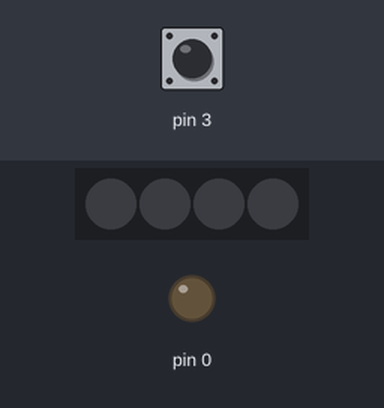
This sketch was run on a simulated Arduino Uno, built with avr-gcc and run on an emulated ATmega328P. Shown: 4 RGB LEDs in strip order, left to right, output pins drawn as LEDs (lit = HIGH). Inputs (shaded band) come from the test bench; at power-on: pin 3 LOW. Dim RGB values are drawn brighter than linear.

Above: at 0.1 s.
At 1.8 s:
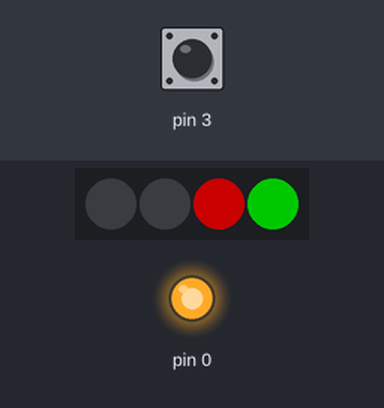
1.9 s: pin 3 pulsed HIGH 5 times (0.12 s each, 0.3 s apart)
At 4.2 s:
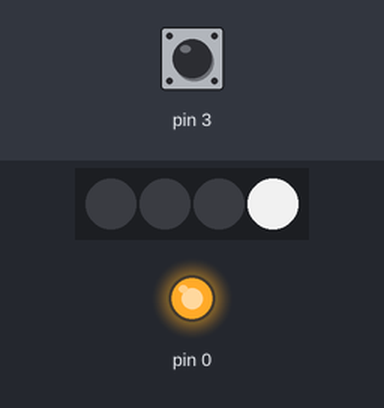
Timing chart, 0 to 10.9 s (numbered marks = the images above; inputs shaded):
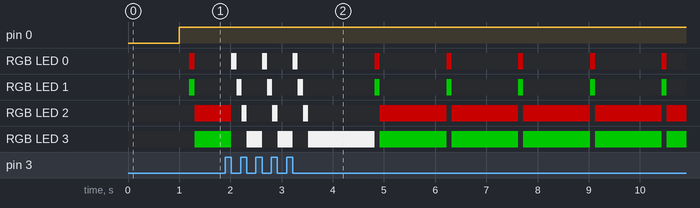

The sketch:

rc_rgb_led.ino
```cpp
//
// Code von: http://meineweltinmeinemkopf.blogspot.de/2015/04/beleuchtung-mit-dem-attiny-45.html
//
// NeoPixel Bibliothek hinzufügen für die Ansteuerung der WS2812B LED Streifen
#include <Adafruit_NeoPixel.h>

// Instanz initialisieren
// Parameter Angaben:
// 1. Anzahl für verwendeter RGB LEDs
// 2. Auf welchen Pin soll verwendet werden.
// 3. Auswahl zwischen RGB, GRB oder BRG und verwendeter Takt 400KHz oder 800KHz
Adafruit_NeoPixel pixels = Adafruit_NeoPixel(4, 2, NEO_GRB + NEO_KHZ800);

// Helligkeit einstellen. Kann von 0 bis Maximal 255 festgelegt werden.
// Bei Maximaler Ausleuchtung ist zu prüfen, ob die Maximale Stromabnahme erreicht wird.
const int brightness = 100;

// Helligkeit bei verwendung der WS2812b, wenn sie weis auf blitzen sollen.
// Bei 210 wird die Maximale Stromabnahme überschritten.
// Darf nur kurz verwendet werden, ansonsten brennt der Spannungsregler durch.
const int brightnessWhite = 210;

// Wird zum festlegen des Licht Einstellung verwendet.
// Damit die Einstellung funktioniert,
// muss an der Fernsteuerung einmal hin und her Geschaltet oder gedreht werden,
// um die längste Pulslänge zu ermitteln.
static unsigned long maxPwmIn = 2;

void setup() {
  // Signal von der Fernsteuerung aufnehmen.
  pinMode(3, INPUT);
  // Positionslichter schalten
  pinMode(0, OUTPUT);

  // RGB LEDs Stribes starten
  pixels.begin();
  pixels.show();
}

void loop() {

  // Signal von der Fernsteuerung einlesen.
  // Für die Verwendung sollte ein Schalter genutzt werden.
  unsigned long pwmIn =  pulseIn(3, HIGH);
  // Wird zum Anlernen verwendet. Durch festlegen der maximalen Pulslänge
  // können zwei Zustände verwendet werden.
  if (pwmIn > maxPwmIn) {
    maxPwmIn = pwmIn;
  }

  // Wenn das Signal kürzer ist als der Maximalen Pulslänge.
  if (pwmIn < maxPwmIn - 100) {
    // Positionslichter einschalten
    // (Bei verwendung von NPN Transisitor, kann die '255 -' weg)
    analogWrite(0, 255 - brightness); delay(100);
    // Ausschalten (Bei NPN, den Wert auf 0 setzen.)
    analogWrite(0, 255); delay(100);

    // RGB LED Streifen ansteuern.
    // Rot und Grün
    allRGB_LED_Off();
    pixels.setPixelColor(0, pixels.Color(brightness, 0, 0));
    pixels.setPixelColor(1, pixels.Color(0, brightness, 0));
    pixels.show();
    delay(100);
    allRGB_LED_Off();
    pixels.setPixelColor(2, pixels.Color(brightness, 0, 0));
    pixels.setPixelColor(3, pixels.Color(0, brightness, 0));
    pixels.show();
    delay(100);
  }
  else
  {
    // Positionslichter ausschalten
    // (Bei verwendung von NPN Transisitor, ist zum Ausschalten der Wert 0)
    analogWrite(0, 255);

    // RGB LED Streifen ansteuern.
    for (int i = 0; i < 4; i++)
    {
      // Alle aus.
      allRGB_LED_Off();

      // Mit der Aktuellen Iteration als Index verwenden,
      // um den entsprechende RGB LED zu überschreiben.
      pixels.setPixelColor(i, pixels.Color(brightnessWhite, brightnessWhite, brightnessWhite));
      pixels.show();
      delay(100);
    }
  }
}

// Stellt alle Werte zurück.
void allRGB_LED_Off()
{
  for (int i = 0; i < 4; i++)
  {
    pixels.setPixelColor(i, pixels.Color(0, 0, 0));
  }
}
```
